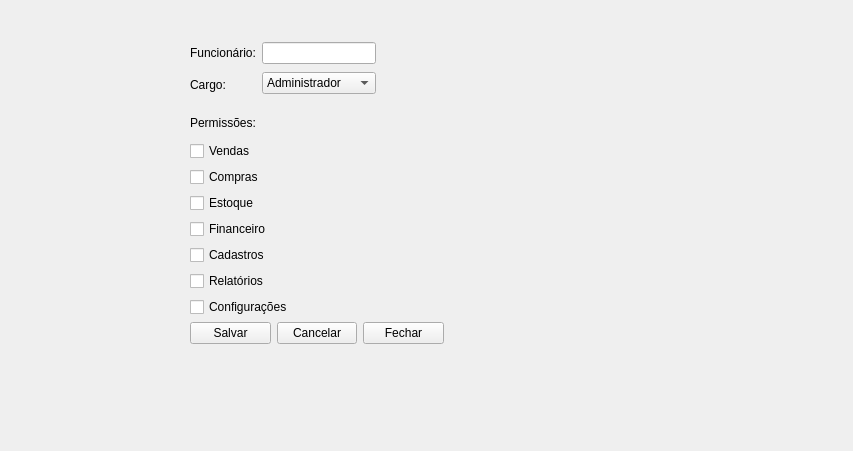
<?xml version="1.0" encoding="UTF-8"?>
<ui version="4.0">
 <class>PermissaoWindow</class>
 <widget class="QWidget" name="PermissaoWindow">
  <property name="geometry">
   <rect>
    <x>0</x>
    <y>0</y>
    <width>853</width>
    <height>451</height>
   </rect>
  </property>
  <property name="windowTitle">
   <string>Form</string>
  </property>
  <widget class="QWidget" name="">
   <property name="geometry">
    <rect>
     <x>190</x>
     <y>110</y>
     <width>103</width>
     <height>207</height>
    </rect>
   </property>
   <layout class="QVBoxLayout" name="verticalLayout">
    <item>
     <widget class="QLabel" name="label_2">
      <property name="text">
       <string>Permissões: </string>
      </property>
     </widget>
    </item>
    <item>
     <widget class="QCheckBox" name="checkBox">
      <property name="text">
       <string>Vendas</string>
      </property>
     </widget>
    </item>
    <item>
     <widget class="QCheckBox" name="checkBox_7">
      <property name="text">
       <string>Compras</string>
      </property>
     </widget>
    </item>
    <item>
     <widget class="QCheckBox" name="checkBox_2">
      <property name="text">
       <string>Estoque</string>
      </property>
     </widget>
    </item>
    <item>
     <widget class="QCheckBox" name="checkBox_3">
      <property name="text">
       <string>Financeiro</string>
      </property>
     </widget>
    </item>
    <item>
     <widget class="QCheckBox" name="checkBox_4">
      <property name="text">
       <string>Cadastros</string>
      </property>
     </widget>
    </item>
    <item>
     <widget class="QCheckBox" name="checkBox_5">
      <property name="text">
       <string>Relatórios</string>
      </property>
     </widget>
    </item>
    <item>
     <widget class="QCheckBox" name="checkBox_6">
      <property name="text">
       <string>Configurações</string>
      </property>
     </widget>
    </item>
   </layout>
  </widget>
  <widget class="QWidget" name="">
   <property name="geometry">
    <rect>
     <x>190</x>
     <y>40</y>
     <width>186</width>
     <height>58</height>
    </rect>
   </property>
   <layout class="QHBoxLayout" name="horizontalLayout">
    <item>
     <layout class="QVBoxLayout" name="verticalLayout_3">
      <item>
       <widget class="QLabel" name="label">
        <property name="text">
         <string>Funcionário:</string>
        </property>
       </widget>
      </item>
      <item>
       <widget class="QLabel" name="label_3">
        <property name="text">
         <string>Cargo:</string>
        </property>
       </widget>
      </item>
     </layout>
    </item>
    <item>
     <layout class="QVBoxLayout" name="verticalLayout_2">
      <item>
       <widget class="QLineEdit" name="lineEdit"/>
      </item>
      <item>
       <widget class="QComboBox" name="comboBox">
        <item>
         <property name="text">
          <string>Administrador</string>
         </property>
        </item>
        <item>
         <property name="text">
          <string>Gerente</string>
         </property>
        </item>
        <item>
         <property name="text">
          <string>Operador</string>
         </property>
        </item>
       </widget>
      </item>
     </layout>
    </item>
   </layout>
  </widget>
  <widget class="QWidget" name="">
   <property name="geometry">
    <rect>
     <x>190</x>
     <y>320</y>
     <width>254</width>
     <height>26</height>
    </rect>
   </property>
   <layout class="QHBoxLayout" name="horizontalLayout_2">
    <item>
     <widget class="QPushButton" name="pushButton">
      <property name="text">
       <string>Salvar</string>
      </property>
     </widget>
    </item>
    <item>
     <widget class="QPushButton" name="pushButton_2">
      <property name="text">
       <string>Cancelar</string>
      </property>
     </widget>
    </item>
    <item>
     <widget class="QPushButton" name="pushButton_3">
      <property name="text">
       <string>Fechar</string>
      </property>
     </widget>
    </item>
   </layout>
  </widget>
 </widget>
 <resources/>
 <connections>
  <connection>
   <sender>pushButton_3</sender>
   <signal>clicked()</signal>
   <receiver>PermissaoWindow</receiver>
   <slot>close()</slot>
   <hints>
    <hint type="sourcelabel">
     <x>300</x>
     <y>400</y>
    </hint>
    <hint type="destinationlabel">
     <x>0</x>
     <y>0</y>
    </hint>
   </hints>
  </connection>
 </connections>
</ui>
